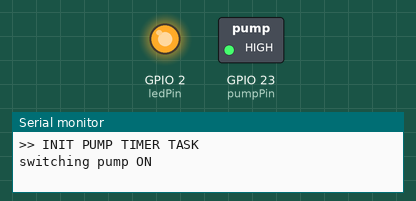
Simulated run of this sketch. Board: ESP32. Shown: switched loads named in the sketch (green lamp = pin HIGH), output pins drawn as LEDs (lit = HIGH), the last lines printed to the serial monitor.

Above: at 0.1 s.
At 60.1 s:
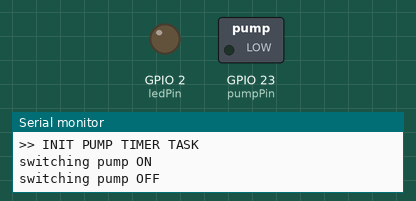
Timing chart, 0 to 61.6 s (numbered marks = the images above):
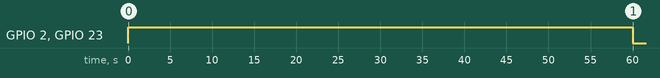

Measured:
- by itself, GPIO 2 (ledPin), GPIO 23 (pumpPin): LOW → HIGH at 0.00 s, → LOW 60.0 s later

The sketch:

ESP32-Tower-Pump-Task.ino
```cpp
#include <Arduino.h>
#include <analogWrite.h>

int ledPin = 2; // or 2
int pumpPin = 23;
long unsigned int pumpONtime = 60 * 1000 ;
long unsigned int pumpOFFtime = 15 * 60 * 1000;
bool pumpstate = false;

//////////////////////////////
void setup()
{
    pinMode(ledPin, OUTPUT);
    pinMode(pumpPin, OUTPUT);
    Serial.begin(112500);

    Serial.println(">> INIT PUMP TIMER TASK");

    /* create a new task here */
//    xTaskCreate(
//    pumpTask, /* Task function. */
//    "pump Task", /* name of task. */
//    10000, /* Stack size of task */
//    NULL, /* parameter of the task */
//    1, /* priority of the task */
//    NULL); /* Task handle to keep track of created task */

    pumpstate = false;

    xTaskCreate(pumpTask, "pump Task", 1000, NULL, 1, NULL);
}

//////////////////////////////
void loop()
{
//    Serial.println(">> ESP32 main loop");
//    delay(1000);
}


//////////////////////////////
/* this function will be invoked when additionalTask was created */
void pumpTask( void * parameter )
{

  for(;;){


    if(pumpstate == false){
        pumpstate = true;
        Serial.println("switching pump ON");
        digitalWrite(ledPin, HIGH);
        digitalWrite(pumpPin, HIGH);
  //      analogWrite(pumpPin, 0);
        delay(pumpONtime);
    }else{
        pumpstate = false;
        Serial.println("switching pump OFF");
        digitalWrite(ledPin, LOW);
        digitalWrite(pumpPin, LOW);
  //      analogWrite(pumpPin, 0);
        delay(pumpOFFtime);
    }

  }


//  }
  /* delete a task when finish,
  this will never happen because this is infinity loop */
//  vTaskDelete( NULL );
//  xTaskCreate(pumpTask, "pump Task", 1000, NULL, 1, NULL);
}
```
